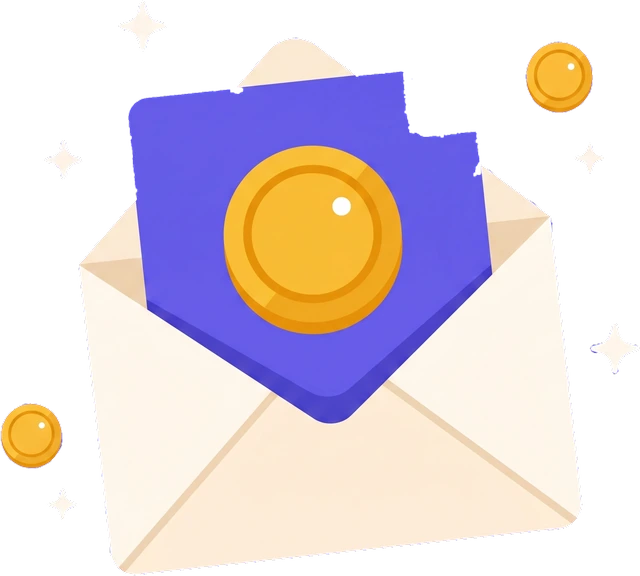
#> input picture kids-money-recap/assets/illustrations/ill-envelope.webp, 640 x 576 px, found by its file name
$ python cut_flat_bg.py ../../kids-money-recap/assets/illustrations/ill-envelope.webp ../../kids-money-recap/assets/illustrations/ill-hustler.webp 5
#> lines starting #> are read from the running program, lines starting #| are printed output that depends on the picture; after the words box and inside, x2 and y2 are one past the last pixel; in counts of white or black regions, pixels touching at a corner belong together
"""Cuts a hero illustration off its flat single-colour ground into a transparent WebP.

A plain colour key is not safe here: several subjects use the ground hue inside the
artwork too (the violet letter on the violet ground, for example). So the key is
restricted to the background region actually connected to the frame border, and the
few anti-aliased pixels on that boundary get a soft alpha ramp instead of a hard cut.

Resizing happens in premultiplied space, otherwise PIL blends the ground colour of
fully transparent pixels back into the edge and leaves a coloured fringe.

    python3 scripts/cut_flat_bg.py renders/5-envelope.png envelope 640
"""
from PIL import Image, ImageDraw, ImageFilter
import numpy as np
import sys, os, json

HERE = os.path.dirname(os.path.abspath(__file__))
ROOT = os.path.dirname(HERE)
ILL = os.path.join(ROOT, 'assets', 'illustrations')
T1 = 12.0   # colour distance under which a pixel counts as candidate ground
SHADOW_RESIDUAL, SHADOW_K_MIN = 12.0, 0.70   # how far off the ground ray a shadow may sit

src, key, out_w = sys.argv[1], sys.argv[2], int(sys.argv[3])
im = Image.open(os.path.join(ROOT, src)).convert('RGB')
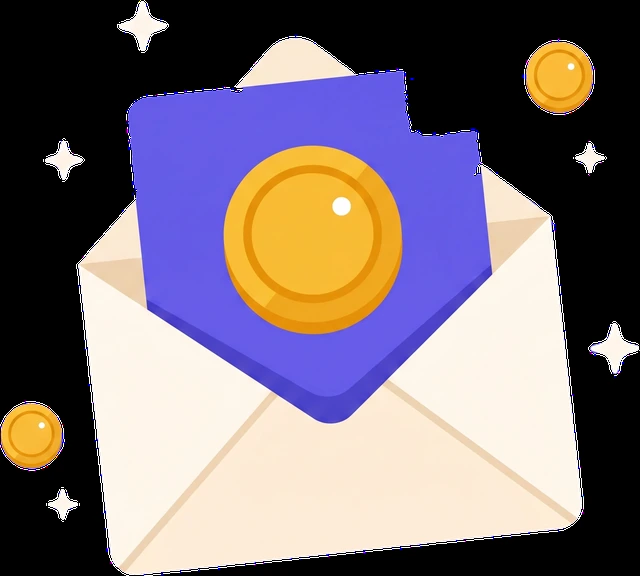
#> im: PIL image 640x576 RGB; mean R, G, B 121.6, 109.7, 117.5
rgb = np.asarray(im).astype(np.float32)
bg = rgb[4, 4].copy()
#> bg = [0, 0, 0]
dist = np.sqrt(((rgb - bg) ** 2).sum(axis=2))
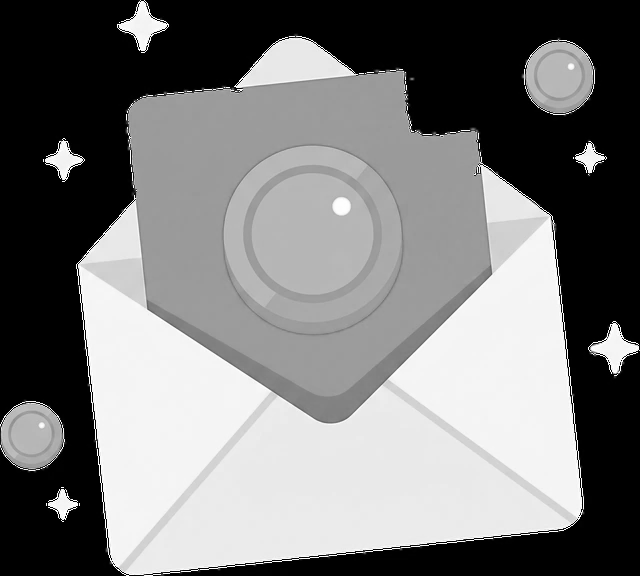
#> dist: shape (576, 640) float32; min 0, max 441.7, mean 209.2; drawn with min black and max white

# The renderer sometimes drops a soft contact shadow on the ground despite the
# prompt. A shadow is the ground colour scaled down, so test each pixel against
# the ray k * bg: small residual and k just under 1 means ground-in-shadow, while
# real artwork of any other hue lands far off that ray and is kept.
k = (rgb @ bg) / float(bg @ bg)
#> k: shape (576, 640) float32; every value is NaN or infinite
residual = np.sqrt(((rgb - k[..., None] * bg) ** 2).sum(axis=2))
# k must stay below 1: a shadow only ever darkens the ground. Artwork that happens
# to be a lighter tint of it (the violet letter on the violet ground) has k just above
# 1 and must be kept.
shadow = (residual < SHADOW_RESIDUAL) & (k > SHADOW_K_MIN) & (k < 0.99)
#> shadow: shape (576, 640) bool; every value is 0

# Background candidates, then keep only the region touching the frame border.
# .copy() detaches from the numpy buffer, otherwise floodfill's in-place
# writes are not visible when the array is read back.
# A median pass drops the speckle the renderer leaves in flat areas, which would
# otherwise survive as isolated opaque pixels and blow up the crop box.
cand = Image.fromarray(np.where((dist < T1) | shadow, 255, 0).astype(np.uint8)).filter(ImageFilter.MedianFilter(5)).copy()
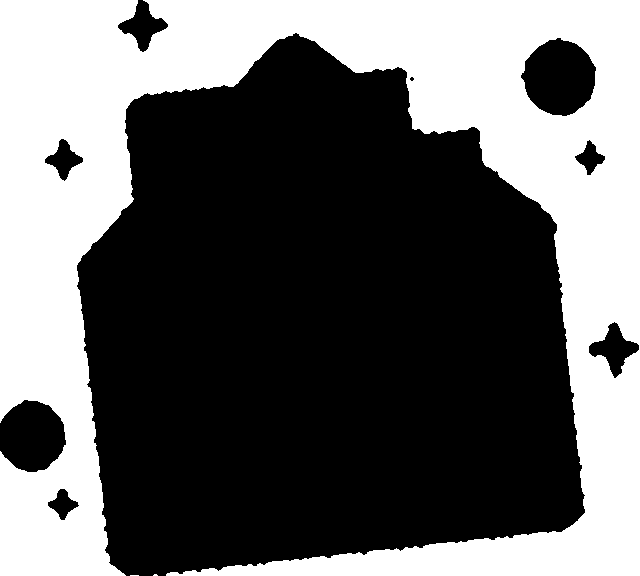
#> cand: PIL image 640x576 L; 39.9% white; 3 white regions (2 under 20 px), largest, box (x1, y1, x2, y2) and area: (0, 0, 640, 576) 146947
ImageDraw.floodfill(cand, (0, 0), 128, thresh=0)
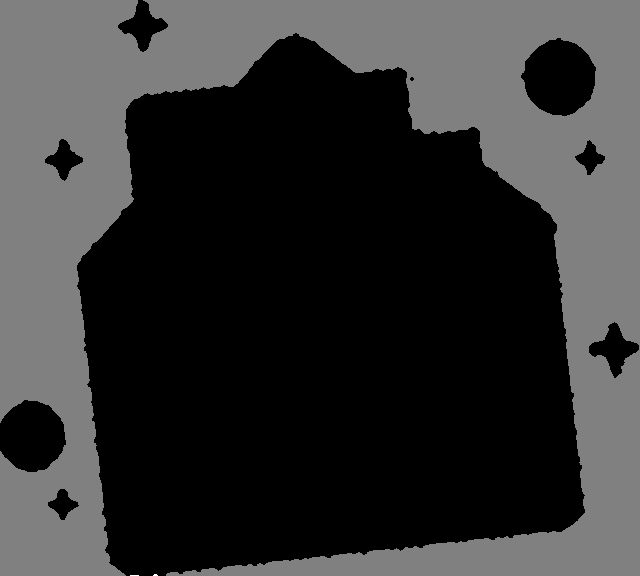
#> cand: PIL image 640x576 L; min 0, max 255, mean 51
conn = np.array(cand) == 128
#> conn: shape (576, 640) bool; 39.9% white; 1 white region, box (x1, y1, x2, y2) and area: (0, 0, 640, 576) 146947

# The ground drifts by a few units across the frame, so a colour-distance ramp
# mis-scores its edges. Take the cut from the connected region instead, erode 1px
# to drop pixels that are part ground (2px, enough to clear the ground-blended rim
# so the art also sits cleanly on a white card), and re-feather to restore the anti-aliasing.
mask = Image.fromarray(np.where(conn, 0, 255).astype(np.uint8))
mask = mask.filter(ImageFilter.MinFilter(5)).filter(ImageFilter.GaussianBlur(1.0))
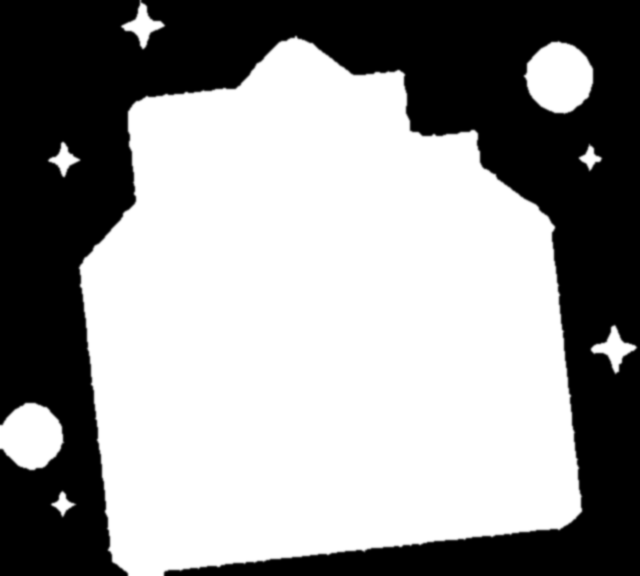
#> mask: PIL image 640x576 L; min 0, max 255, mean 148.3
alpha = (np.asarray(mask).astype(np.float32) / 255.0)
bbox = mask.getbbox()
#> bbox = (0, 0, 640, 576)

# Premultiply, resize, un-premultiply.
a = alpha[bbox[1]:bbox[3], bbox[0]:bbox[2], None]
c = rgb[bbox[1]:bbox[3], bbox[0]:bbox[2]]
pm = np.concatenate([c * a, a * 255], axis=2).astype(np.uint8)
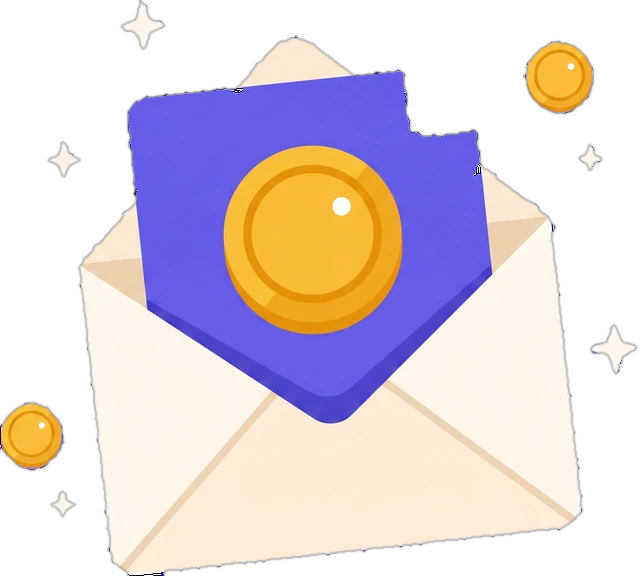
#> pm: shape (576, 640, 4); mean R, G, B, A 118, 106.3, 113.9, 148.3; transparent parts drawn white
h, w = pm.shape[:2]
#> h = 576; w = 640
out_h = max(1, round(h * out_w / w))
#> out_h = 4
small = np.asarray(Image.fromarray(pm).resize((out_w, out_h), Image.LANCZOS)).astype(np.float32)
sa = np.clip(small[:, :, 3:4] / 255.0, 1e-4, 1.0)
out = np.concatenate([np.clip(small[:, :, :3] / sa, 0, 255), small[:, :, 3:4]], axis=2).astype(np.uint8)

dst = os.path.join(ILL, f'ill-{key}.webp')
Image.fromarray(out).save(dst, 'WEBP', quality=92, method=6, exact=True)
kb = os.path.getsize(dst) / 1024
print(json.dumps({key: {'file': f'ill-{key}.webp', 'bg': '#%02X%02X%02X' % tuple(int(v) for v in bg),
                        'w': out_w, 'h': out_h, 'kb': round(kb, 1), 'bbox': list(bbox)}}, indent=1))
#> (printed output is left out)

$ run again, on kids-money-recap/assets/illustrations/ill-jar.webp
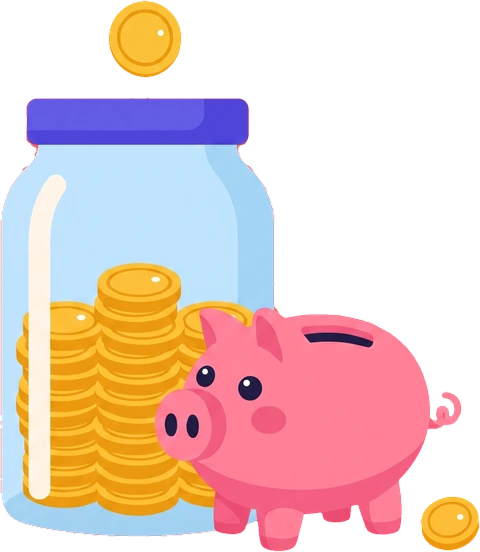
#> input picture kids-money-recap/assets/illustrations/ill-jar.webp, 480 x 552 px, found by its file name
#> bg = [0, 0, 0]
#> k: shape (552, 480) float32; every value is NaN or infinite
#> shadow: shape (552, 480) bool; every value is 0
#> `cand = Image.fromarray(np.where((dist < T1) | shadow, 255, 0).astype(n..`:
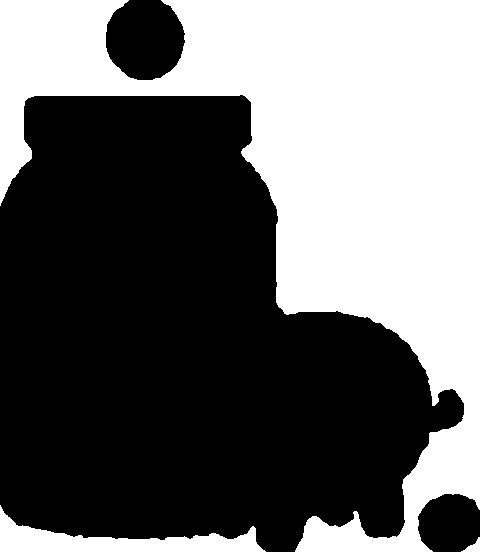
#> cand: PIL image 480x552 L; 41.1% white; 3 white regions, box (x1, y1, x2, y2) and area: (0, 0, 480, 552) 104206, (0, 505, 266, 552) 4668, (461, 537, 480, 552) 130
#> conn: shape (552, 480) bool; 39.3% white; 1 white region, box (x1, y1, x2, y2) and area: (0, 0, 480, 552) 104206
#> bbox = (0, 0, 480, 552)
#> `pm = np.concatenate([c * a, a * 255], axis=2).astype(np.uint8)`:
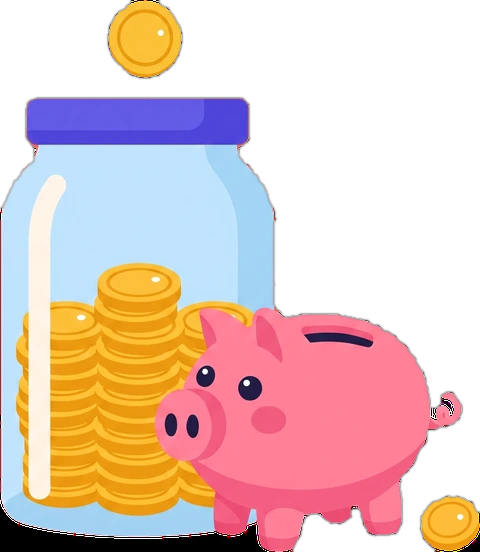
#> pm: shape (552, 480, 4); mean R, G, B, A 123.6, 95.1, 88.9, 151.2; transparent parts drawn white
#> (printed output is left out)

$ run again, on kids-money-recap/assets/illustrations/ill-lemonade.webp
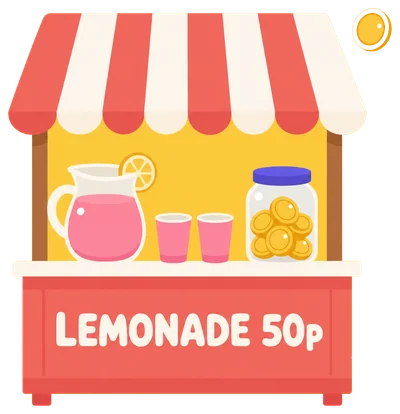
#> input picture kids-money-recap/assets/illustrations/ill-lemonade.webp, 400 x 414 px, found by its file name
#> bg = [0, 0, 0]
#> k: shape (414, 400) float32; every value is NaN or infinite
#> shadow: shape (414, 400) bool; every value is 0
#> `cand = Image.fromarray(np.where((dist < T1) | shadow, 255, 0).astype(n..`:
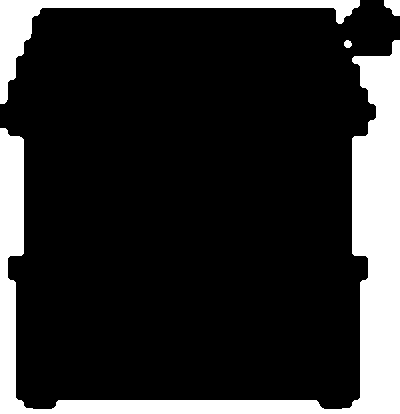
#> cand: PIL image 400x414 L; 17.9% white; 4 white regions, box (x1, y1, x2, y2) and area: (0, 40, 400, 414) 24307, (0, 0, 360, 104) 5107, (384, 0, 400, 16) 189, (344, 40, 352, 48) 50
#> conn: shape (414, 400) bool; 3.1% white; 1 white region, box (x1, y1, x2, y2) and area: (0, 0, 360, 104) 5107
#> bbox = (0, 0, 400, 414)
#> `pm = np.concatenate([c * a, a * 255], axis=2).astype(np.uint8)`:
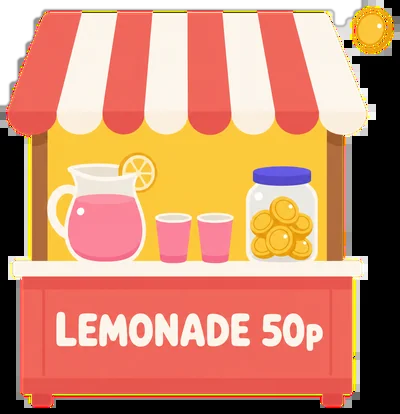
#> pm: shape (414, 400, 4); mean R, G, B, A 194.1, 132, 103, 245.6; transparent parts drawn white
#> (printed output is left out)
